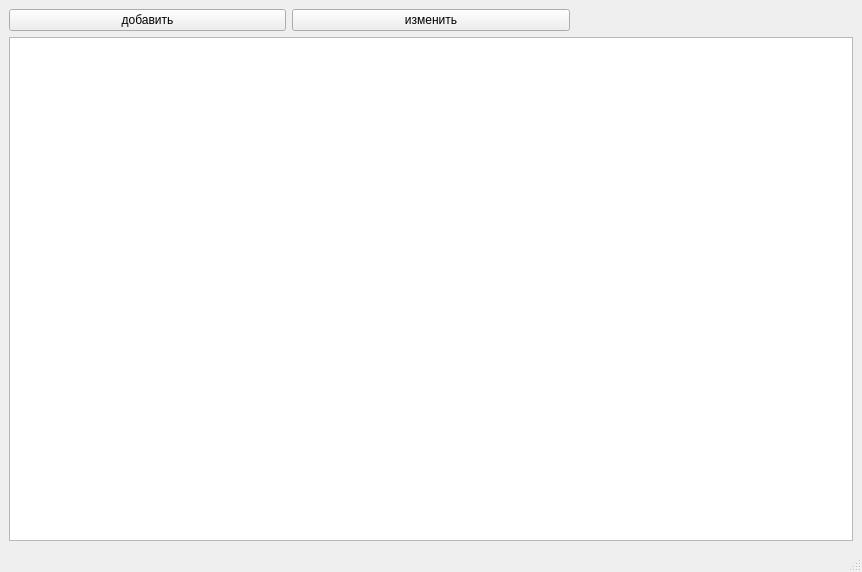
<?xml version="1.0" encoding="UTF-8"?>
<ui version="4.0">
 <class>MainWindow</class>
 <widget class="QMainWindow" name="MainWindow">
  <property name="geometry">
   <rect>
    <x>0</x>
    <y>0</y>
    <width>862</width>
    <height>572</height>
   </rect>
  </property>
  <property name="windowTitle">
   <string>coffee</string>
  </property>
  <widget class="QWidget" name="centralwidget">
   <layout class="QGridLayout" name="gridLayout_4">
    <item row="0" column="0">
     <layout class="QGridLayout" name="gridLayout_2">
      <item row="1" column="0" rowspan="2" colspan="3">
       <widget class="QTableWidget" name="tableWidget"/>
      </item>
      <item row="0" column="0">
       <widget class="QPushButton" name="pushButton">
        <property name="text">
         <string>добавить</string>
        </property>
       </widget>
      </item>
      <item row="0" column="1">
       <widget class="QPushButton" name="pushButton_2">
        <property name="text">
         <string>изменить</string>
        </property>
       </widget>
      </item>
     </layout>
    </item>
   </layout>
  </widget>
  <widget class="QStatusBar" name="statusbar"/>
 </widget>
 <resources/>
 <connections/>
</ui>
